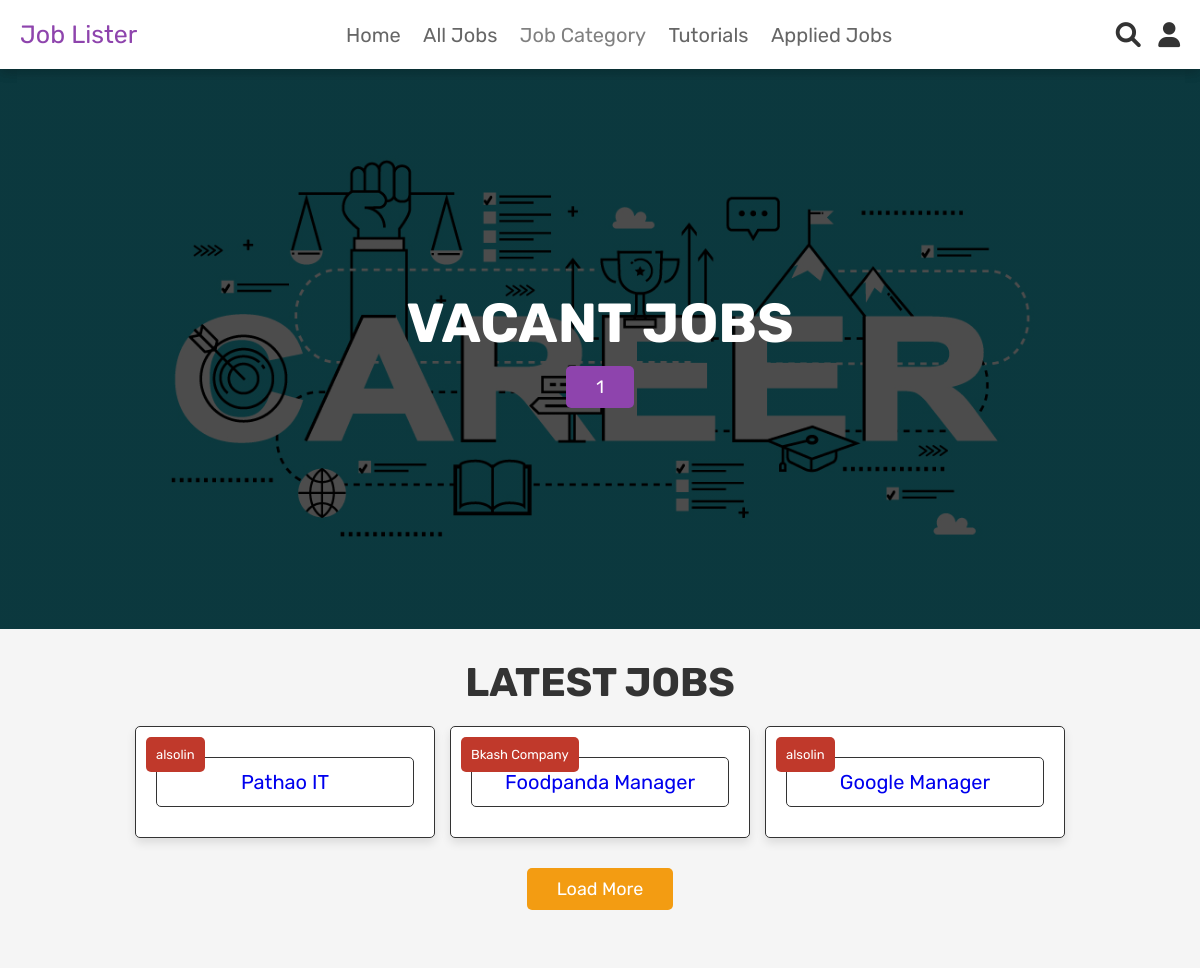
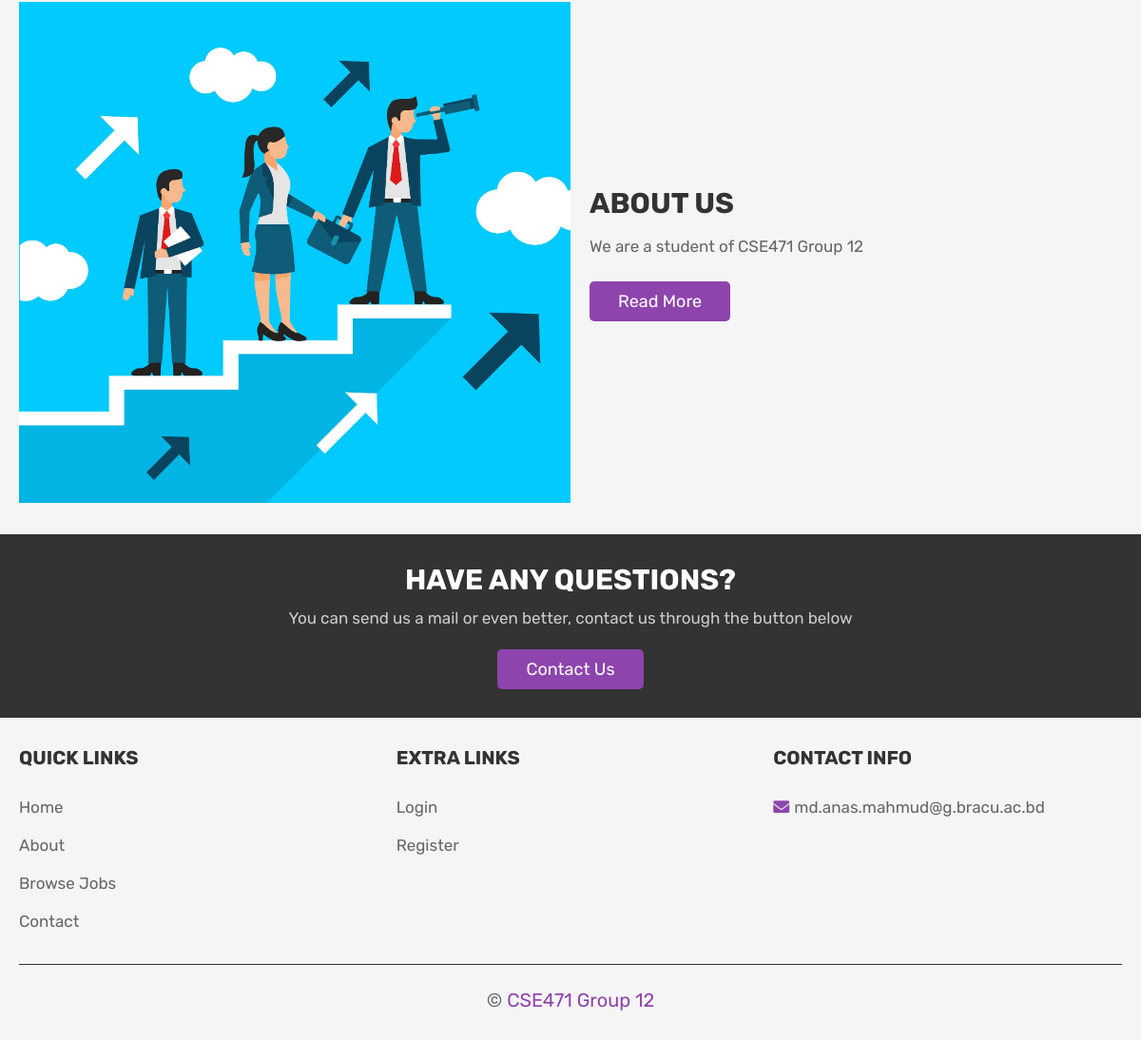
The app's page /home.php (signed in) with its own data (2 pictures, top to bottom).
### tables this page shows
CREATE TABLE `jobs_posted` (
  `job_id` int(100) NOT NULL,
  `job_title` varchar(100) NOT NULL,
  `job_company_id` int(100) NOT NULL,
  `job_details` text NOT NULL,
  `job_type` varchar(100) NOT NULL,
  `job_category` varchar(100) NOT NULL,
  `job_salary` int(100) NOT NULL,
  `job_creation_date` date NOT NULL,
  `job_expiration_date` date NOT NULL,
  `job_post_status` varchar(100) NOT NULL,
  `bkash_transaction` varchar(100) DEFAULT NULL
);

CREATE TABLE `company` (
  `id` int(100) NOT NULL,
  `name` varchar(100) NOT NULL,
  `email` varchar(100) NOT NULL,
  `password` varchar(100) NOT NULL,
  `company_logo` varchar(100) DEFAULT NULL,
  `company_details` text DEFAULT NULL,
  `account_type` varchar(100) NOT NULL,
  `company_document` varchar(100) DEFAULT NULL,
  `account_creation_date` timestamp NOT NULL DEFAULT current_timestamp() ON UPDATE current_timestamp(),
  `always_null` int(11) DEFAULT NULL
);

### home.php (the view, shortened to what this page needs)
<?php
include 'config.php';
?>
<!DOCTYPE html>
<html lang="en">
<head>
   <link rel="stylesheet" href="https://cdnjs.cloudflare.com/ajax/libs/font-awesome/6.0.0/css/all.min.css">
   <link rel="stylesheet" href="css/style.css">
   <link rel="stylesheet" href="css/admin_style.css">
</head>
<body>
<?php include 'header.php'; ?>
<section class="home">
   <div class="content">
      <h3>Vacant Jobs</h3>
      <a href="all_jobs.php" class="white-btn">
         <?php
         $total_vacant = mysqli_query($conn, "SELECT COUNT(*) AS num_jobs
         FROM jobs_posted
         WHERE job_post_status = 'Approved' AND job_expiration_date > CURDATE()") or die('query failed');
         echo mysqli_num_rows($total_vacant);
         ?>
      </a>
   </div>
</section>
<section class="joblist">
   <h1 class="title">latest Jobs</h1>
   <div class="box-container">
      <?php
         $select_jobs = mysqli_query($conn, "SELECT jobs_posted.job_title, company.name, jobs_posted.job_id
         FROM `jobs_posted`
         INNER JOIN `company` ON jobs_posted.job_company_id = company.id
         LIMIT 3") or die('query failed');
         if(mysqli_num_rows($select_jobs) > 0){
            while($fetch_products = mysqli_fetch_assoc($select_jobs)){
      ?>
     <form action="" method="post" class="box">
      <div class="qty"><a href="home.php?update=<?php echo $fetch_products['job_id']; ?>"><?php echo $fetch_products['job_title']; ?><br></div>
      <div class="price"><?php echo $fetch_products['name']; ?></div>
     </form>
      <?php
         }
      }else{
         echo '<p class="empty">No Jobs Has Been Posted Yet</p>';
      }
      ?>
   </div>
   <div class="load-more" style="margin-top: 2rem; text-align:center">
      <a href="all_jobs.php" class="option-btn">load more</a>
   </div>
</section>
<section class="about">
   <div class="flex">
      <div class="image">
         <img src="images/about-img.jpg" alt="">
      </div>
      <div class="content">
         <h3>about us</h3>
         <p>We are a student of CSE471 Group 12</p>
         <a href="about.php" class="btn">read more</a>
      </div>
   </div>
</section>
<section class="home-contact">
   <div class="content">
      <h3>have any questions?</h3>
      <p>You can send us a mail or even better, contact us through the button below</p>
      <a href="contact.php" class="white-btn">contact us</a>
   </div>
</section>
<?php include 'footer.php'; ?>
</body>
</html>

### css/style.css (style rules this page uses)
:root { --purple:#8e44ad; --red:#c0392b; --orange:#f39c12; --black:#333; --white:#fff; --light-color:#666; --light-white:#ccc; --light-bg:#f5f5f5; --border:.1rem solid var(--black); --box-shadow:0 .5rem 1rem rgba(0,0,0,.1); }
* { font-family: 'Rubik', sans-serif; margin:0; padding:0; box-sizing: border-box; outline: none; border:none; text-decoration: none; transition:all .2s linear; }
html { font-size: 62.5%; overflow-x: hidden; }
section { padding:3rem 2rem; }
.title { text-align: center; margin-bottom: 2rem; text-transform: uppercase; color:var(--black); font-size: 4rem; }
.btn, .option-btn, .delete-btn, .white-btn { display: inline-block; margin-top: 1rem; padding:1rem 3rem; cursor: pointer; color:var(--white); font-size: 1.8rem; border-radius: .5rem; text-transform: capitalize; }
.white-btn, .btn { background-color: var(--purple); }
.option-btn { background-color: var(--orange); }
.home { min-height: 70vh; background:linear-gradient(rgba(0,0,0,.7), rgba(0,0,0,.7)), url(../images/home-bg.jpg) no-repeat; background-size: cover; background-position: center; display: flex; align-items: center; justify-content: center; }
.home .content { text-align: center; width: 60rem; }
.home .content h3 { font-size: 5.5rem; color:var(--white); text-transform: uppercase; }
.joblist .box-container { max-width: 1200px; margin:0 auto; display: grid; grid-template-columns: repeat(auto-fit, 30rem); align-items: flex-start; gap:1.5rem; justify-content: center; }
.joblist .box-container .box { border-radius: .5rem; background-color: var(--white); box-shadow: var(--box-shadow); padding:2rem; text-align: center; border:var(--border); position: relative; }
.joblist .box-container .box .qty { width: 100%; padding:1.2rem 1.4rem; border-radius: .5rem; border:var(--border); margin:1rem 0; font-size: 2rem; }
.joblist .box-container .box .price { position: absolute; top:1rem; left:1rem; border-radius: .5rem; padding:1rem; font-size: 1.3rem; color:var(--white); background-color: var(--red); }
.about .flex { max-width: 1200px; margin:0 auto; display: flex; align-items: center; flex-wrap: wrap; }
.about .flex .image { flex:1 1 40rem; }
.about .flex .image img { width: 100%; }
.about .flex .content { flex:1 1 40rem; padding:2rem; background-color: var(--light-bg); }
.about .flex .content h3 { font-size: 3rem; color:var(--black); text-transform: uppercase; }
.about .flex .content p { padding:1rem 0; line-height: 2; font-size: 1.7rem; color:var(--light-color); }
.home-contact { background-color: var(--black); }
.home-contact .content { max-width: 60rem; text-align: center; margin:0 auto; }
.home-contact .content h3 { font-size: 3rem; text-transform: uppercase; color:var(--white); }
.home-contact .content p { padding:1rem 0; line-height: 1.5; color:var(--light-white); font-size: 1.7rem; }

### css/admin_style.css (style rules this page uses)
:root { --purple:#8e44ad; --red:#c0392b; --orange:#f39c12; --black:#333; --white:#fff; --light-color:#666; --light-white:#ccc; --light-bg:#f5f5f5; --border:.1rem solid var(--black); --box-shadow:0 .5rem 1rem rgba(0,0,0,.1); }
* { font-family: 'Rubik', sans-serif; margin:0; padding:0; box-sizing: border-box; outline: none; border:none; text-decoration: none; transition:all .2s linear; }
html { font-size: 62.5%; overflow-x: hidden; }
body { background-color: var(--light-bg); }
section { padding:3rem 2rem; }
.title { text-align: center; margin-bottom: 2rem; text-transform: uppercase; color:var(--black); font-size: 4rem; }
.btn, .option-btn, .delete-btn, .white-btn { display: inline-block; margin-top: 1rem; padding:1rem 3rem; cursor: pointer; color:var(--white); font-size: 1.8rem; border-radius: .5rem; text-transform: capitalize; }
.white-btn, .btn { background-color: var(--purple); }
.option-btn { background-color: var(--orange); }

### records on screen
jobs_posted: job_title "Pathao IT", company.name "alsolin"
jobs_posted: job_title "Foodpanda Manager", company.name "Bkash Company"
jobs_posted: job_title "Google Manager", company.name "alsolin"

### other values on screen
mysqli_num_rows($total_vacant) "1"
